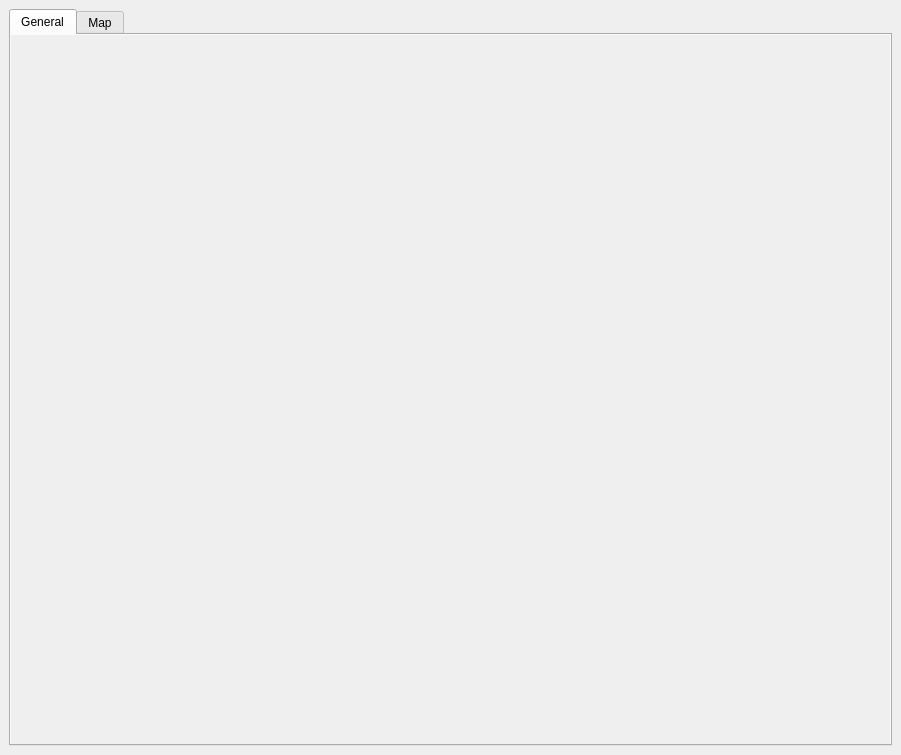
<?xml version="1.0" encoding="UTF-8"?>
<ui version="4.0">
 <class>FlightDataWidget</class>
 <widget class="QWidget" name="FlightDataWidget">
  <property name="geometry">
   <rect>
    <x>0</x>
    <y>0</y>
    <width>901</width>
    <height>755</height>
   </rect>
  </property>
  <property name="sizePolicy">
   <sizepolicy hsizetype="Preferred" vsizetype="Preferred">
    <horstretch>0</horstretch>
    <verstretch>0</verstretch>
   </sizepolicy>
  </property>
  <property name="minimumSize">
   <size>
    <width>350</width>
    <height>0</height>
   </size>
  </property>
  <property name="windowTitle">
   <string>FlightData</string>
  </property>
  <property name="autoFillBackground">
   <bool>false</bool>
  </property>
  <property name="styleSheet">
   <string notr="true"/>
  </property>
  <property name="iconSize" stdset="0">
   <size>
    <width>30</width>
    <height>30</height>
   </size>
  </property>
  <property name="documentMode" stdset="0">
   <bool>false</bool>
  </property>
  <layout class="QVBoxLayout" name="verticalLayout_2">
   <property name="spacing">
    <number>6</number>
   </property>
   <property name="leftMargin">
    <number>9</number>
   </property>
   <property name="topMargin">
    <number>9</number>
   </property>
   <property name="rightMargin">
    <number>9</number>
   </property>
   <property name="bottomMargin">
    <number>9</number>
   </property>
   <item>
    <widget class="QTabWidget" name="tabWidget">
     <property name="enabled">
      <bool>true</bool>
     </property>
     <property name="sizePolicy">
      <sizepolicy hsizetype="Expanding" vsizetype="Expanding">
       <horstretch>0</horstretch>
       <verstretch>0</verstretch>
      </sizepolicy>
     </property>
     <property name="minimumSize">
      <size>
       <width>0</width>
       <height>0</height>
      </size>
     </property>
     <property name="focusPolicy">
      <enum>Qt::TabFocus</enum>
     </property>
     <property name="acceptDrops">
      <bool>false</bool>
     </property>
     <property name="toolTip">
      <string/>
     </property>
     <property name="autoFillBackground">
      <bool>false</bool>
     </property>
     <property name="styleSheet">
      <string notr="true"/>
     </property>
     <property name="tabPosition">
      <enum>QTabWidget::North</enum>
     </property>
     <property name="tabShape">
      <enum>QTabWidget::Rounded</enum>
     </property>
     <property name="currentIndex">
      <number>0</number>
     </property>
     <property name="documentMode">
      <bool>false</bool>
     </property>
     <property name="tabsClosable">
      <bool>false</bool>
     </property>
     <widget class="QWidget" name="GeneralData">
      <attribute name="title">
       <string>General</string>
      </attribute>
      <layout class="QVBoxLayout" name="verticalLayout">
       <property name="leftMargin">
        <number>0</number>
       </property>
       <property name="topMargin">
        <number>0</number>
       </property>
       <property name="rightMargin">
        <number>0</number>
       </property>
       <property name="bottomMargin">
        <number>0</number>
       </property>
       <item>
        <widget class="QScrollArea" name="scrollArea">
         <property name="frameShape">
          <enum>QFrame::NoFrame</enum>
         </property>
         <property name="lineWidth">
          <number>0</number>
         </property>
         <property name="widgetResizable">
          <bool>true</bool>
         </property>
         <widget class="QWidget" name="scrollAreaWidgetContents_3">
          <property name="geometry">
           <rect>
            <x>0</x>
            <y>0</y>
            <width>877</width>
            <height>709</height>
           </rect>
          </property>
          <layout class="QVBoxLayout" name="verticalLayout_3">
           <property name="spacing">
            <number>0</number>
           </property>
           <item>
            <layout class="QHBoxLayout" name="horizontalLayout_5"/>
           </item>
          </layout>
         </widget>
        </widget>
       </item>
      </layout>
     </widget>
     <widget class="QWidget" name="MapData">
      <attribute name="title">
       <string>Map</string>
      </attribute>
      <layout class="QVBoxLayout" name="verticalLayout_10">
       <property name="leftMargin">
        <number>0</number>
       </property>
       <property name="topMargin">
        <number>0</number>
       </property>
       <property name="rightMargin">
        <number>0</number>
       </property>
       <property name="bottomMargin">
        <number>0</number>
       </property>
       <item>
        <widget class="QScrollArea" name="scrollArea_2">
         <property name="frameShape">
          <enum>QFrame::NoFrame</enum>
         </property>
         <property name="lineWidth">
          <number>0</number>
         </property>
         <property name="widgetResizable">
          <bool>true</bool>
         </property>
         <widget class="QWidget" name="scrollAreaWidgetContents">
          <property name="geometry">
           <rect>
            <x>0</x>
            <y>0</y>
            <width>877</width>
            <height>709</height>
           </rect>
          </property>
          <layout class="QVBoxLayout" name="verticalLayout_29">
           <property name="spacing">
            <number>0</number>
           </property>
           <item>
            <widget class="QTabBar" name="advancedPIDBankTabBar" native="true"/>
           </item>
          </layout>
         </widget>
        </widget>
       </item>
      </layout>
     </widget>
    </widget>
   </item>
  </layout>
 </widget>
 <layoutdefault spacing="6" margin="11"/>
 <customwidgets>
  <customwidget>
   <class>QTabBar</class>
   <extends>QWidget</extends>
   <header>qtabbar.h</header>
   <container>1</container>
  </customwidget>
 </customwidgets>
 <tabstops>
  <tabstop>scrollArea_2</tabstop>
  <tabstop>tabWidget</tabstop>
  <tabstop>scrollArea</tabstop>
 </tabstops>
 <resources>
  <include location="../coreplugin/core.qrc"/>
 </resources>
 <connections/>
</ui>
